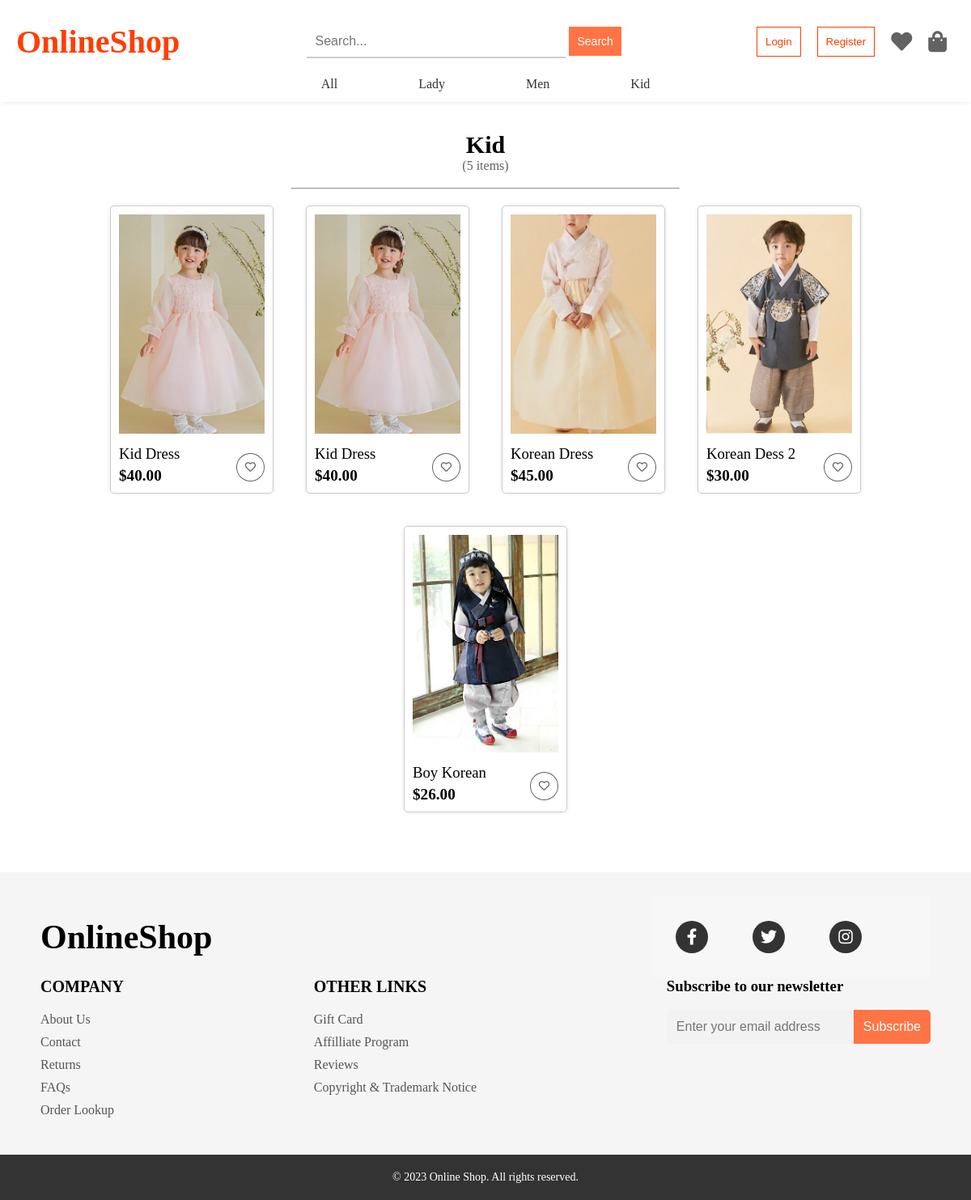
Screenshot of /kid.php with the database file from the repository.
### tables this page shows
CREATE TABLE IF NOT EXISTS `products` (
  `id` int(10) UNSIGNED NOT NULL AUTO_INCREMENT,
  `nameProduct` varchar(50) DEFAULT NULL,
  `descriptions` varchar(255) DEFAULT NULL,
  `price` int(10) DEFAULT NULL,
  `image` varchar(255) DEFAULT NULL,
  `sizeID` varchar(50) NOT NULL,
  `colorID` varchar(50) NOT NULL,
  `typesID` int(10) NOT NULL,
  PRIMARY KEY (`id`),
  KEY `typesID` (`typesID`)
);

### connection.php (called while the page is built, shortened)
<?php
	class config {
		private $_conn;
		function config() {
			if (!$this->_conn) {
				$this->_conn = mysqli_connect('localhost', 'nla2', 'nla2', 'nla2') or die ('Connection Errors!');
				mysqli_query($this->_conn, "SET character_set_results = 'utf8', character_set_client = 'utf8', character_set_database = 'utf8', character_set_server = 'utf8'");
			}
		}
		function getAllNameProductsByType($id) {
			$sql = "SELECT * FROM products WHERE typesID = '$id'";
			$query = mysqli_query($this->_conn, $sql);
			$arr = array();
			while ($item = mysqli_fetch_assoc($query)) {
				$arr[$item["id"]] = array(
					"id" => $item["id"],
					"nameProduct" => $item["nameProduct"],
					"descriptions" => $item["descriptions"],
					"price" => $item["price"],
					"image" => $item["image"],
					"sizeID" => $item["sizeID"],
					"colorID" => $item["colorID"],
					"typesID" => $item["typesID"]
				);
			}
			return $arr;
		}
	}
?>

### kid.php (the view, shortened to what this page needs)
<?php
include "common.php";
	require_once("connection.php");
	$db = new config();
	$db->config();
	$items = $db->getAllNameProductsByType(3);
?>
<body>
    <br>
    <br><br>
    <div id="items-text">
        <div class="text">
            <h3>Kid</h3>
            <?php
            echo '<p>(' . count($items) . ' items)</p>';
            ?>
            <br>
        </div>
    </div>
    <hr id="dash">
    <div id="items-container">
        <?php
        $itemsContainer = '<div id="items-container">';
        foreach ($items as $item) {
            $card = '<a href="itemDescription.php?id=' . $item['id'] . '" class="card">';
            $image = '<img src="' . $item['image'] . '" alt="' . $item['nameProduct'] . '">';
            $card .= $image;
            $name = '<div class="footer_card"><div><h3>' . $item['nameProduct'] . '</h3>';
            $card .= $name;
            $price = '<p>$' . number_format($item['price'], 2) . '</p></div>';
            $card .= $price;
            $favorite_button = '<div><button type="button" class="favorite " aria-label="Favorite 8seconds Waffle Zipup Cardigan Ivory"><span class="fa-heart far"></span></button></div></div>';
            $card .= $favorite_button;
            $itemsContainer .= $card . '</a>';
        }
        $itemsContainer .= '</div>';
        echo $itemsContainer;
        ?>
    </div>
    <br><br><br>

### css/all.css (style rules this page uses)
.fa, .fas, .far, .fal, .fad, .fab { -moz-osx-font-smoothing: grayscale; -webkit-font-smoothing: antialiased; display: inline-block; font-style: normal; font-variant: normal; text-rendering: auto; line-height: 1; }
.fa-heart:before { content: "\f004"; }
.far { font-family: 'Font Awesome 5 Free'; font-weight: 400; }

### css/common.css (style rules this page uses)
* { margin: 0; padding: 0; }

### css/home.css (style rules this page uses)
#items-text { display: flex; justify-content: center; align-items: center; }
#items-text h3 { text-align: center; font-size: 30px; }
#items-text p { text-align: center; color: #636262; }
#dash { margin: 0 30% 0 30%; }
#items-container { display: flex; flex-wrap: wrap; justify-content: center; align-items: center; }
#items-container .card { border: 1px solid #ccc; border-radius: 5px; box-shadow: 0 0 5px rgba(0, 0, 0, 0.1); padding: 10px; margin: 20px; width: 180px; text-decoration: none; color: #000; display: inline-block; }
#items-container .card .footer_card { width: 100%; display: inline-flex; justify-content: space-between; }
#items-container button { padding: 9px 10px 9px 10px; margin-top: 10px; border-radius: 50%; background-color: transparent; border: 1px solid #636262; color: #636262; cursor: pointer; z-index: 1; position: relative; outline: none; transition: all 0.25s ease-in-out; }
#items-container .card img { width: 100%; height: auto; margin-bottom: 10px; }
#items-container .card h3 { font-weight: normal; margin-bottom: 5px; }
#items-container .card p { font-weight: bold; font-size: 1.2em; }

### rows the page displays
products: image (picture), nameProduct "Kid Dress", price "40.00"
products: image (picture), nameProduct "Kid Dress", price "40.00"
products: image (picture), nameProduct "Korean Dress", price "45.00"
products: image (picture), nameProduct "Korean Dess 2", price "30.00"
products: image (picture), nameProduct "Boy Korean", price "26.00"

### other values shown
count($items) "5"
